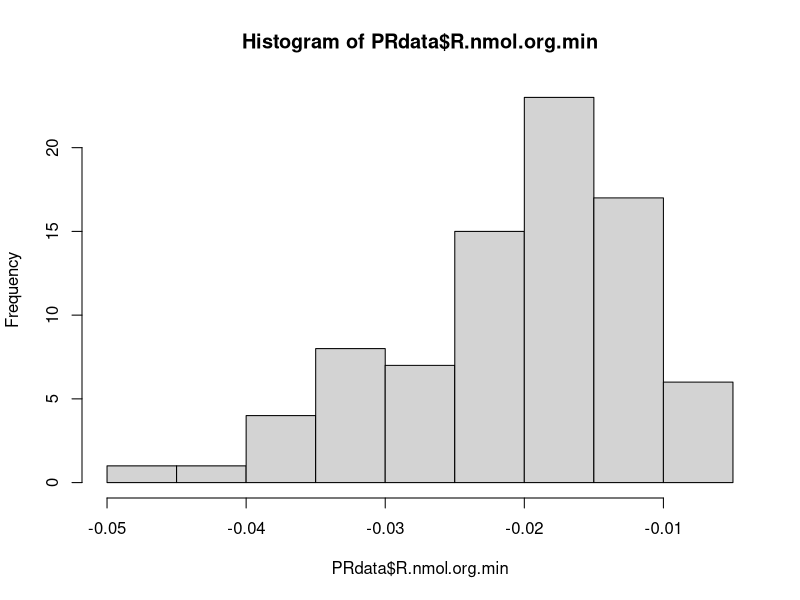
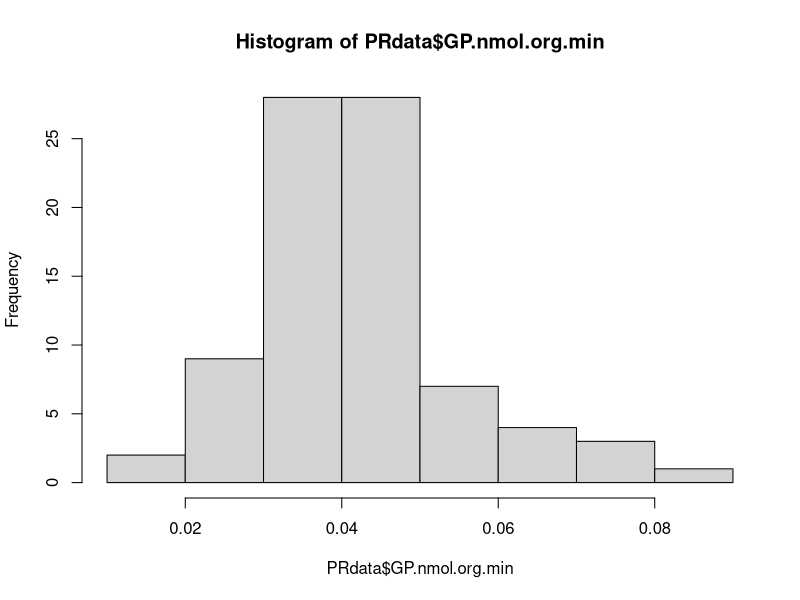
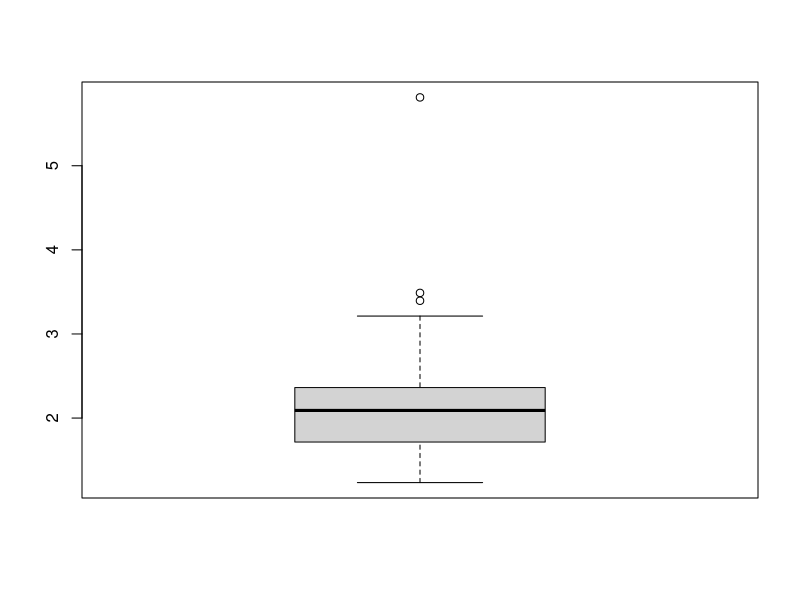
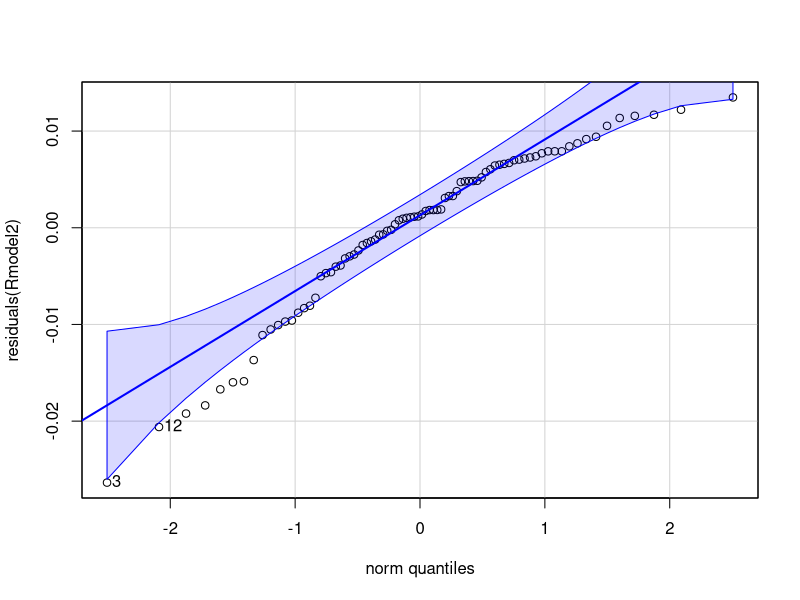
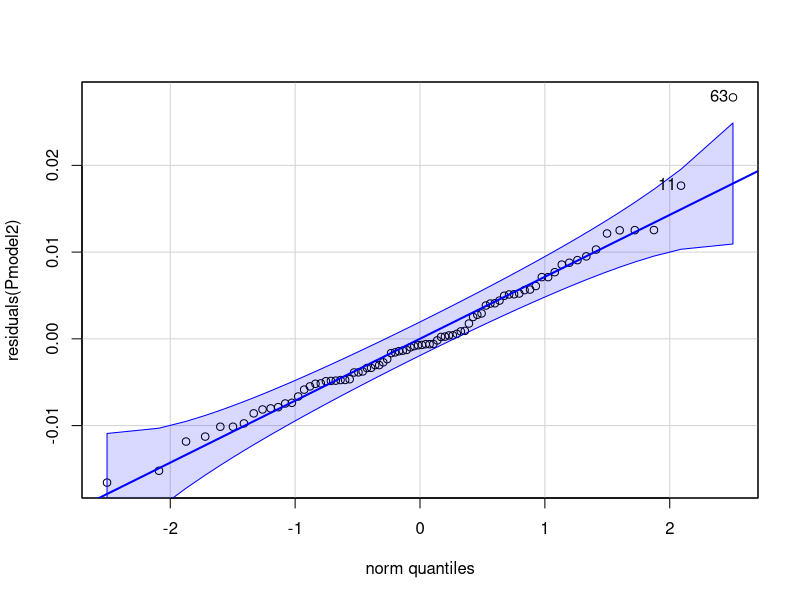
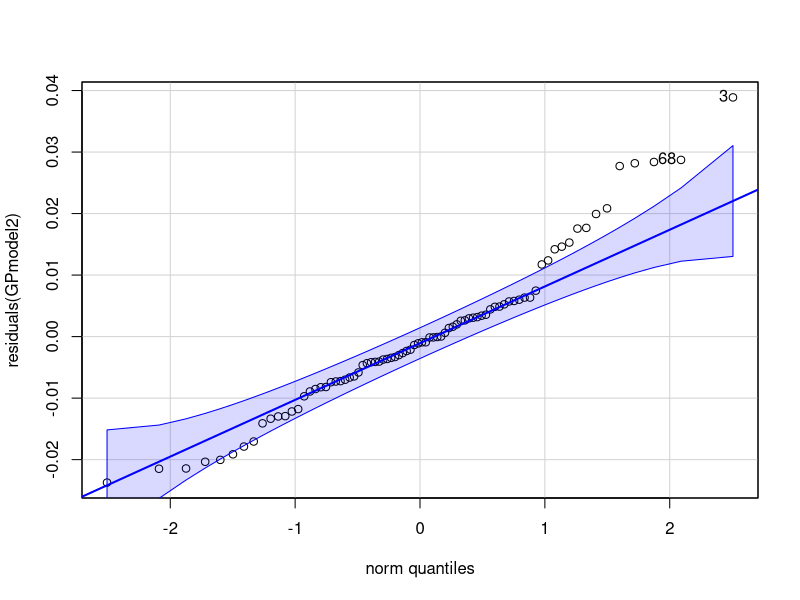
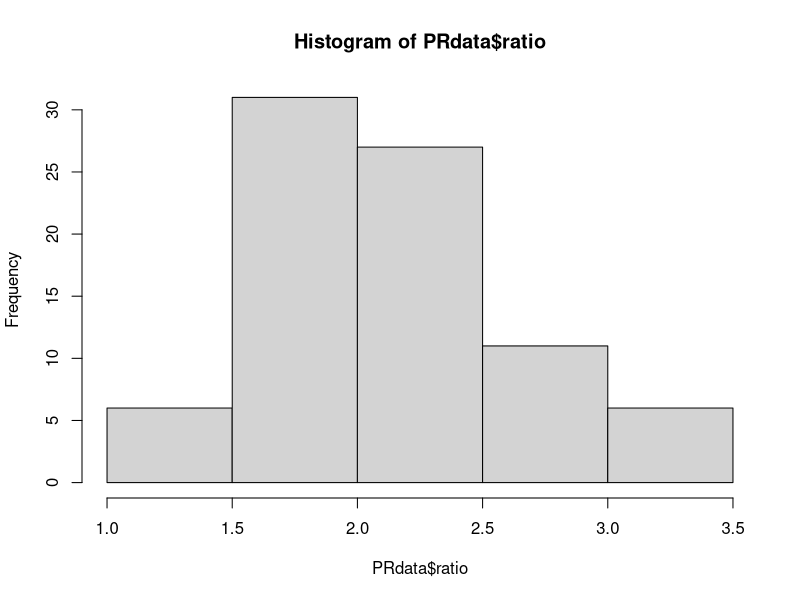
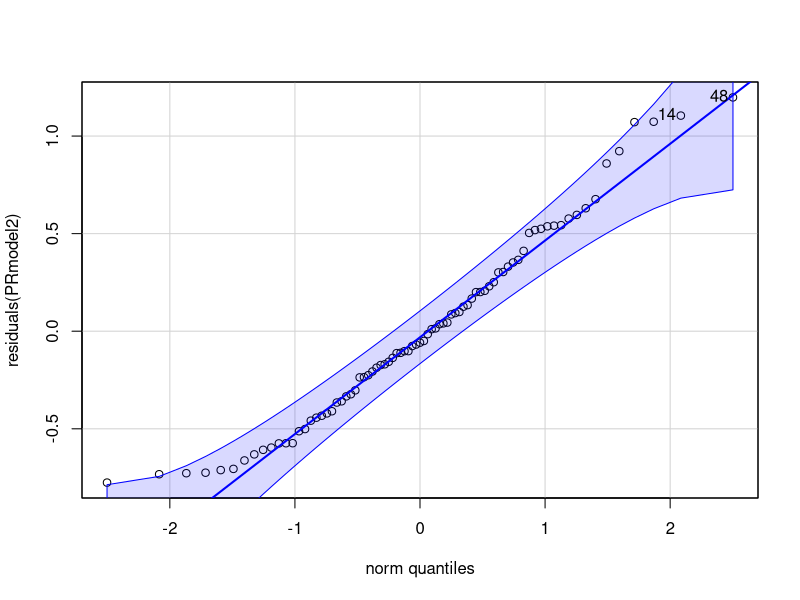

These figures' R source, in order:
## ---- chunk 1
knitr::opts_chunk$set(echo = TRUE, warning = FALSE, message = FALSE)
## ---- chunk 2
## install packages if you dont already have them in your library
if ("tidyverse" %in% rownames(installed.packages()) == 'FALSE') install.packages('tidyverse') 
if ("car" %in% rownames(installed.packages()) == 'FALSE') install.packages('car') 
if ("lme4" %in% rownames(installed.packages()) == 'FALSE') install.packages('lme4') 
if ("lmerTest" %in% rownames(installed.packages()) == 'FALSE') install.packages('lmerTest') 
if ("scales" %in% rownames(installed.packages()) == 'FALSE') install.packages('scales') 
if ("cowplot" %in% rownames(installed.packages()) == 'FALSE') install.packages('cowplot') 
if ("ggplot2" %in% rownames(installed.packages()) == 'FALSE') install.packages('ggplot2') 
if ("effects" %in% rownames(installed.packages()) == 'FALSE') install.packages('effects') 
if ("emmeans" %in% rownames(installed.packages()) == 'FALSE') install.packages('emmeans') 
if ("multcomp" %in% rownames(installed.packages()) == 'FALSE') install.packages('multcomp') 

#load packages
library("ggplot2")
library("tidyverse")
library('car')
library('lme4')
library('lmerTest')
library('scales')
library('cowplot')
library('effects')
library('emmeans')
library('multcomp')
## ---- chunk 3
PRdata<-read.csv("Mcap2021/Output/Respiration/oxygen_P_R_calc.csv") #load data
## ---- chunk 4
#remove all rows of wells that did not have samples or blanks
PRdata<-PRdata[!is.na(PRdata$Type),]

#format columns
PRdata$Temperature<-as.factor(PRdata$Temperature)
PRdata$Plate<-as.factor(PRdata$Plate)
PRdata$Run<-as.factor(PRdata$Run)
## ---- chunk 5
hist(PRdata$R.nmol.org.min)

hist(PRdata$GP.nmol.org.min)
## ---- chunk 6
PRdata<-PRdata%>%
  mutate(R.nmol.org.min=if_else(R.nmol.org.min>=0, 0, R.nmol.org.min))%>%
  mutate(GP.nmol.org.min=if_else(GP.nmol.org.min<=0, 0, GP.nmol.org.min))%>%
  mutate(P.nmol.org.min=if_else(P.nmol.org.min<=0, 0, P.nmol.org.min))
## ---- chunk 7
PRdata$ratio<-PRdata$GP.nmol.org.min/(PRdata$R.nmol.org.min*-1) #calculate ratio with positive values
boxplot(PRdata$ratio)
## ---- chunk 8
PRdata<-PRdata%>%
  mutate(ratio=if_else(ratio>4, NA, ratio))%>%
  mutate(ratio=if_else(ratio<0.1, NA, ratio))
## ---- chunk 9
Rmodel2<-PRdata%>%
  filter(!is.na(R.nmol.org.min))%>%
  
  aov(R.nmol.org.min~Treatment*Temperature, data=.)

summary(Rmodel2)
## ---- chunk 10
qqPlot(residuals(Rmodel2))

PRdata%>%
  filter(!is.na(R.nmol.org.min))%>%

  leveneTest(residuals(Rmodel2)~Treatment*Temperature, data=.)
## ---- chunk 11
Pmodel2<-PRdata%>%
  filter(!is.na(P.nmol.org.min))%>%
  
  aov(P.nmol.org.min~Treatment*Temperature, data=.)

summary(Pmodel2)
## ---- chunk 12
qqPlot(residuals(Pmodel2))

PRdata%>%
  filter(!is.na(P.nmol.org.min))%>%
  
  leveneTest(residuals(Pmodel2)~Treatment*Temperature, data=.)
## ---- chunk 13
GPmodel2<-PRdata%>%
  filter(!is.na(GP.nmol.org.min))%>%
  
  aov(GP.nmol.org.min~Treatment*Temperature, data=.)

summary(GPmodel2)
## ---- chunk 14
qqPlot(residuals(GPmodel2))

PRdata%>%
  filter(!is.na(GP.nmol.org.min))%>%
  
  leveneTest(residuals(GPmodel2)~Treatment*Temperature, data=.)
## ---- chunk 15
hist(PRdata$ratio)
## ---- chunk 16
PRmodel2<-PRdata%>%
  filter(!is.na(ratio))%>%
  
  aov(ratio~Treatment*Temperature, data=.)

summary(PRmodel2)
## ---- chunk 17
qqPlot(residuals(PRmodel2))

PRdata%>%
  filter(!is.na(ratio))%>%
  
  leveneTest(residuals(PRmodel2)~Treatment*Temperature, data=.)
## ---- chunk 18
summary<-PRdata%>%
  group_by(Temperature, Treatment)%>%
  summarise(N=length(R.nmol.org.min),
            Mean_R=mean(R.nmol.org.min*-1, na.rm=TRUE), 
            SE_R=sd(R.nmol.org.min, na.rm=TRUE)/sqrt(length(R.nmol.org.min)),
            Mean_P=mean(P.nmol.org.min, na.rm=TRUE), 
            SE_P=sd(P.nmol.org.min, na.rm=TRUE)/sqrt(length(P.nmol.org.min)),
            Mean_GP=mean(GP.nmol.org.min, na.rm=TRUE), 
            SE_GP=sd(GP.nmol.org.min, na.rm=TRUE)/sqrt(length(GP.nmol.org.min)),
            Mean_PR=mean(ratio, na.rm=TRUE), 
            SE_PR=sd(ratio, na.rm=TRUE)/sqrt(length(ratio)))

summary%>%
  write_csv(., "Mcap2021/Output/Respiration/mean_respiration.csv")
## ---- chunk 19
size<-read_csv("Mcap2021/Output/mean_size.csv")
## ---- chunk 20
PRdata$volume.mm3<-size$mean.vol.mm3[match(PRdata$Treatment, size$treatment)]

PRdata<-PRdata%>%
  mutate(R.nmol.mm3.min=R.nmol.org.min/volume.mm3)%>%
  mutate(P.nmol.mm3.min=P.nmol.org.min/volume.mm3)%>%
  mutate(GP.nmol.mm3.min=GP.nmol.org.min/volume.mm3)%>%
  mutate(ratio.size=GP.nmol.mm3.min/(R.nmol.mm3.min*-1))
## ---- chunk 21
PRdata<-PRdata%>%
  mutate(ratio.size=if_else(ratio.size>4, NA, ratio.size))%>%
  mutate(ratio.size=if_else(ratio.size<0.1, NA, ratio.size))
## ---- chunk 22
Rmodel2<-PRdata%>%
  filter(!is.na(R.nmol.mm3.min))%>%
  aov(R.nmol.mm3.min~Treatment*Temperature, data=.)

summary(Rmodel2)
## ---- chunk 23
PRdata%>%
  group_by(Treatment)%>%
  summarise(mean(R.nmol.mm3.min*-1, na.rm=TRUE))%>%
  rename(mean=`mean(R.nmol.mm3.min * -1, na.rm = TRUE)`)%>%
  pivot_wider(names_from=Treatment, values_from=mean)%>%
  mutate(perc_difference=((High-Ambient)/Ambient)*100)
## ---- chunk 24
qqPlot(residuals(Rmodel2))
leveneTest(residuals(Rmodel2)~Treatment*Temperature, data=PRdata)
## ---- chunk 25
Pmodel2<-aov(P.nmol.mm3.min~Treatment*Temperature, data=PRdata)
summary(Pmodel2)
## ---- chunk 26
qqPlot(residuals(Pmodel2))
leveneTest(residuals(Pmodel2)~Treatment*Temperature, data=PRdata)
## ---- chunk 27
GPmodel2<-aov(GP.nmol.mm3.min~Treatment*Temperature, data=PRdata)
summary(GPmodel2)
## ---- chunk 28
qqPlot(residuals(GPmodel2))
leveneTest(residuals(GPmodel2)~Treatment*Temperature, data=PRdata)
## ---- chunk 29
PRmodel2<-PRdata%>%
  filter(!is.na(ratio.size))%>%
  
  aov(ratio.size~Treatment*Temperature, data=.)

summary(PRmodel2)
## ---- chunk 30
qqPlot(residuals(PRmodel2))

PRdata%>%
  filter(!is.na(ratio.size))%>%
  leveneTest(residuals(PRmodel2)~Treatment*Temperature, data=.)
## ---- chunk 31
summary<-PRdata%>%
  group_by(Temperature, Treatment)%>%
  summarise(N=length(R.nmol.org.min),
            Mean_R=mean(R.nmol.org.min*-1, na.rm=TRUE), 
            SE_R=sd(R.nmol.org.min, na.rm=TRUE)/sqrt(length(R.nmol.org.min)),
            Mean_P=mean(P.nmol.org.min, na.rm=TRUE), 
            SE_P=sd(P.nmol.org.min, na.rm=TRUE)/sqrt(length(P.nmol.org.min)),
            Mean_GP=mean(GP.nmol.org.min, na.rm=TRUE), 
            SE_GP=sd(GP.nmol.org.min, na.rm=TRUE)/sqrt(length(GP.nmol.org.min)),
            Mean_PR=mean(ratio, na.rm=TRUE), 
            SE_PR=sd(ratio, na.rm=TRUE)/sqrt(length(ratio)))

summary%>%
  write_csv(., "Mcap2021/Output/Respiration/mean_respiration.csv")
## ---- chunk 32
r_plot<-PRdata %>%
    group_by(Treatment, Temperature)%>%
    dplyr::summarise(mean=mean(R.nmol.org.min), sd=sd(R.nmol.org.min), N=length(R.nmol.org.min), se=sd/sqrt(N))%>%
    ggplot(., aes(x = as.factor(Temperature), y = mean*-1, group=interaction(Treatment, Temperature))) +
    #geom_hline(yintercept=0, linetype="dashed", color="black", size=0.75)+
    geom_line(position=position_dodge(0.2), size=1.3, aes(color=Treatment, group=Treatment)) +
    geom_point(aes(fill=Treatment, group=interaction(Treatment, Temperature)), pch = 21, size=6, position = position_dodge(0.2)) + 
    geom_errorbar(aes(ymin=(mean*-1)-se, ymax=(mean*-1)+se, group=interaction(Treatment, Temperature)), width=0, linetype="solid", position=position_dodge(0.2), size=1.3, color="black")+
    xlab("Temperature") + 
    scale_fill_manual(name="Rearing Treatment", values=c("blue","red"))+
    scale_color_manual(name="Rearing Treatment", values=c("blue","red"))+
    ylab(expression(bold(paste("R (nmol ", O[2], " larva"^-1, "min"^-1, ")")))) +
    #scale_y_continuous(limits=c(0.5, -0.005), labels = scales::number_format(accuracy = 0.01, decimal.mark = '.'))+
    ylim(0, 0.05)+
    geom_text(x=1.5, y=0.007, label="Treatment p=0.782", color="darkgray", size=6)+
    geom_text(x=1.5, y=0.01, label="Temperature p=0.129", color="darkgray", size=6)+
    geom_text(x=1.5, y=0.004, label="Interaction p=0.614", color="darkgray", size=6)+
    theme_classic() + 
    theme(
      legend.position="none",
      axis.title=element_text(face="bold", size=16),
      axis.text=element_text(size=12, color="black"), 
      legend.title=element_text(face="bold", size=14), 
      legend.text=element_text(size=12)
      ); r_plot

## ---- chunk 33
r_plot_2<-PRdata %>%
    group_by(Treatment, Temperature)%>%
    ggplot(., aes(x = as.factor(Temperature), y = (-1*R.nmol.org.min), group=interaction(Treatment, Temperature))) +
    #geom_hline(yintercept=0, linetype="dashed", color="black", size=0.75)+
    geom_boxplot(aes(color=Treatment, group=interaction(Treatment, Temperature)), outlier.size = 0, position = position_dodge(0.85), lwd=1) +
    geom_point(aes(fill=Treatment, group=interaction(Treatment, Temperature)), pch = 21, size=4, position = position_jitterdodge(0.3)) + 
    xlab("Temperature") + 
    scale_fill_manual(name="Rearing Treatment", values=c("blue","red"))+
    scale_color_manual(name="Rearing Treatment", values=c("blue","red"))+
    ylab(expression(bold(paste("R (nmol ", O[2], " larva"^-1, "min"^-1, ")")))) +
  
  #geom_label(aes(label=paste(Run, Chamber.ID)), position=position_dodge(0.3))+
  
    #scale_y_continuous(limits=c(-0.03, 0.005), labels = scales::number_format(accuracy = 0.01, decimal.mark = '.'))+
    theme_classic() + 
    theme(
      legend.position="none",
      axis.title=element_text(face="bold", size=16),
      axis.text=element_text(size=12, color="black"), 
      legend.title=element_text(face="bold", size=14), 
      legend.text=element_text(size=12)
      ); r_plot_2
## ---- chunk 34
p_plot<-PRdata %>%
    dplyr::group_by(Treatment, Temperature)%>%
    dplyr::summarise(mean=mean(P.nmol.org.min), sd=sd(P.nmol.org.min), N=length(P.nmol.org.min), se=sd/sqrt(N))%>%
    ggplot(., aes(x = as.factor(Temperature), y = mean, group=interaction(Treatment, Temperature))) +
    #geom_hline(yintercept=0, linetype="dashed", color="black", size=0.75)+
    geom_line(position=position_dodge(0.2), size=1.3, aes(color=Treatment, group=Treatment)) +
    geom_point(aes(fill=Treatment, group=interaction(Treatment, Temperature)), pch = 21, size=6, position = position_dodge(0.2)) + 
    geom_errorbar(aes(ymin=mean-se, ymax=mean+se, group=interaction(Treatment, Temperature)), width=0, linetype="solid", position=position_dodge(0.2), size=1.3, color="black")+
    xlab("Temperature") + 
    scale_fill_manual(name="Rearing Treatment", values=c("blue","red"))+
    scale_color_manual(name="Rearing Treatment", values=c("blue","red"))+
    ylab(expression(bold(paste("Net P (nmol ", O[2], " larva"^-1, "min"^-1, ")")))) +
    geom_text(x=1.5, y=0.007, label="Treatment p=0.097", color="darkgray", size=6)+
    geom_text(x=1.5, y=0.01, label="Temperature p=0.339", color="darkgray", size=6)+
    geom_text(x=1.5, y=0.004, label="Interaction p=0.678", color="darkgray", size=6)+
    ylim(0, 0.05) +
    theme_classic() + 
    theme(
      legend.position="none",
      axis.title=element_text(face="bold", size=16),
      axis.text=element_text(size=12, color="black"), 
      legend.title=element_text(face="bold", size=14), 
      legend.text=element_text(size=12)
      ); p_plot

## ---- chunk 35
p_plot_2<-PRdata %>%
    group_by(Treatment, Temperature)%>%
    ggplot(., aes(x = as.factor(Temperature), y = P.nmol.org.min, group=interaction(Treatment, Temperature))) +
    #geom_hline(yintercept=0, linetype="dashed", color="black", size=0.75)+
    geom_boxplot(aes(color=Treatment, group=interaction(Treatment, Temperature)), outlier.size = 0, position = position_dodge(0.85), lwd=1) +
    geom_point(aes(fill=Treatment, group=interaction(Treatment, Temperature)), pch = 21, size=4, position = position_jitterdodge(0.3)) + 
    xlab("Temperature") + 
    scale_fill_manual(name="Rearing Treatment", values=c("blue","red"))+
    scale_color_manual(name="Rearing Treatment", values=c("blue","red"))+
    ylab(expression(bold(paste("Net P (nmol ", O[2], " larva"^-1, "min"^-1, ")")))) +
    #scale_y_continuous(limits=c(-0.03, 0.005), labels = scales::number_format(accuracy = 0.01, decimal.mark = '.'))+
    theme_classic() + 
    theme(
      legend.position="none",
      axis.title=element_text(face="bold", size=16),
      axis.text=element_text(size=12, color="black"), 
      legend.title=element_text(face="bold", size=14), 
      legend.text=element_text(size=12)
      ); p_plot_2
## ---- chunk 36
gp_plot<-PRdata %>%
    dplyr::group_by(Treatment, Temperature)%>%
    dplyr::summarise(mean=mean(GP.nmol.org.min), sd=sd(GP.nmol.org.min), N=length(GP.nmol.org.min), se=sd/sqrt(N))%>%
    ggplot(., aes(x = as.factor(Temperature), y = mean, group=interaction(Treatment, Temperature))) +
    #geom_hline(yintercept=0, linetype="dashed", color="black", size=0.75)+
    geom_line(position=position_dodge(0.2), size=1.3, aes(color=Treatment, group=Treatment)) +
    geom_point(aes(fill=Treatment, group=interaction(Treatment, Temperature)), pch = 21, size=6, position = position_dodge(0.2)) + 
    geom_errorbar(aes(ymin=mean-se, ymax=mean+se, group=interaction(Treatment, Temperature)), width=0, linetype="solid", position=position_dodge(0.2), size=1.3, color="black")+
    xlab("Temperature") + 
    scale_fill_manual(name="Rearing Treatment", values=c("blue","red"))+
    scale_color_manual(name="Rearing Treatment", values=c("blue","red"))+
    ylab(expression(bold(paste("Gross P (nmol ", O[2], " larva"^-1, "min"^-1, ")")))) +
    ylim(0, 0.05) +
    geom_text(x=1.5, y=0.007, label="Treatment p=0.348", color="darkgray", size=6)+
    geom_text(x=1.5, y=0.01, label="Temperature p=0.093", color="darkgray", size=6)+
    geom_text(x=1.5, y=0.004, label="Interaction p=0.479", color="darkgray", size=6)+
    theme_classic() + 
    theme(
      legend.position="none",
      axis.title=element_text(face="bold", size=16),
      axis.text=element_text(size=12, color="black"), 
      legend.title=element_text(face="bold", size=14), 
      legend.text=element_text(size=12)
      ); gp_plot

## ---- chunk 37

gp_plot_2<-PRdata %>%
    group_by(Treatment, Temperature)%>%
    ggplot(., aes(x = as.factor(Temperature), y = GP.nmol.org.min, group=interaction(Treatment, Temperature))) +
    #geom_hline(yintercept=0, linetype="dashed", color="black", size=0.75)+
    geom_boxplot(aes(color=Treatment, group=interaction(Treatment, Temperature)), outlier.size = 0, position = position_dodge(0.85), lwd=1) +
    geom_point(aes(fill=Treatment, group=interaction(Treatment, Temperature)), pch = 21, size=4, position = position_jitterdodge(0.3)) + 
    xlab("Temperature") + 
    scale_fill_manual(name="Rearing Treatment", values=c("blue","red"))+
    scale_color_manual(name="Rearing Treatment", values=c("blue","red"))+
    ylab(expression(bold(paste("Gross P (nmol ", O[2], " larva"^-1, "min"^-1, ")")))) +
    #scale_y_continuous(limits=c(-0.03, 0.005), labels = scales::number_format(accuracy = 0.01, decimal.mark = '.'))+
    theme_classic() + 
    theme(
      legend.position="none",
      axis.title=element_text(face="bold", size=16),
      axis.text=element_text(size=12, color="black"), 
      legend.title=element_text(face="bold", size=14), 
      legend.text=element_text(size=12)
      ); gp_plot_2
## ---- chunk 38
pr_plot<-PRdata %>%
  
    dplyr::group_by(Treatment, Temperature)%>%
    dplyr::summarise(mean=mean(ratio, na.rm=TRUE), sd=sd(ratio, na.rm=TRUE), N=length(ratio), se=sd/sqrt(N))%>%
    ggplot(., aes(x = as.factor(Temperature), y = mean, group=interaction(Treatment, Temperature))) +
    #geom_hline(yintercept=1, linetype="dashed", color="black", size=0.75)+
    geom_line(position=position_dodge(0.2), size=1.3, aes(color=Treatment, group=Treatment)) +
    geom_point(aes(fill=Treatment, group=interaction(Treatment, Temperature)), pch = 21, size=6, position = position_dodge(0.2)) + 
    geom_errorbar(aes(ymin=mean-se, ymax=mean+se, group=interaction(Treatment, Temperature)), width=0, linetype="solid", position=position_dodge(0.2), size=1.3, color="black")+
    xlab("Temperature") + 
    scale_fill_manual(name="Rearing Treatment", values=c("blue","red"))+
    scale_color_manual(name="Rearing Treatment", values=c("blue","red"))+
    ylab(expression(bold(paste("P:R")))) +
    #scale_y_continuous(limits=c(0.8, 3), labels = scales::number_format(accuracy = 0.01, decimal.mark = '.'))+
    ylim(1, 3) +
    geom_text(x=1.5, y=1.28, label="Treatment p=0.054", color="darkgray", size=6)+
    geom_text(x=1.5, y=1.4, label="Temperature p=0.484", color="darkgray", size=6)+
    geom_text(x=1.5, y=1.15, label="Interaction p=0.926", color="darkgray", size=6)+
    theme_classic() + 
    theme(
      legend.position="right",
      axis.title=element_text(face="bold", size=16),
      axis.text=element_text(size=12, color="black"), 
      legend.title=element_text(face="bold", size=14), 
      legend.text=element_text(size=14)
      ); pr_plot

## ---- chunk 39

pr_plot_2<-PRdata %>%

    group_by(Treatment, Temperature)%>%
    ggplot(., aes(x = as.factor(Temperature), y = ratio, group=interaction(Treatment, Temperature))) +
    #geom_hline(yintercept=0, linetype="dashed", color="black", size=0.75)+
    geom_boxplot(aes(color=Treatment, group=interaction(Treatment, Temperature)), outlier.size = 0, position = position_dodge(0.85), lwd=1) +
    geom_point(aes(fill=Treatment, group=interaction(Treatment, Temperature)), pch = 21, size=4, position = position_jitterdodge(0.3)) + 
    xlab("Temperature") + 
    scale_fill_manual(name="Rearing Treatment", values=c("blue","red"))+
    scale_color_manual(name="Rearing Treatment", values=c("blue","red"))+
    ylab(expression(bold(paste("P:R")))) +
    #scale_y_continuous(limits=c(-0.03, 0.005), labels = scales::number_format(accuracy = 0.01, decimal.mark = '.'))+
    theme_classic() + 
    theme(
      legend.position="right",
      axis.title=element_text(face="bold", size=16),
      axis.text=element_text(size=12, color="black"), 
      legend.title=element_text(face="bold", size=14), 
      legend.text=element_text(size=12)
      ); pr_plot_2

## ---- chunk 40
full_fig<-plot_grid(r_plot, p_plot, gp_plot, pr_plot, ncol=4, nrow=1, rel_heights= c(1,1,1,1), rel_widths = c(1,1,1,1.4), label_y=1, align="h", labels=c("A", "B", "C", "D"), label_size=18)

ggsave(filename="Mcap2021/Figures/Respiration/respirometry_fig.png", plot=full_fig, dpi=500, width=18, height=6, units="in")
## ---- chunk 41
r_plot_size<-PRdata %>%
    group_by(Treatment, Temperature)%>%
    dplyr::summarise(mean=mean(R.nmol.mm3.min, na.rm=TRUE), sd=sd(R.nmol.mm3.min, na.rm=TRUE), N=length(R.nmol.mm3.min), se=sd/sqrt(N))%>%
    ggplot(., aes(x = as.factor(Temperature), y = (-1*mean), group=interaction(Treatment, Temperature))) +
    #geom_hline(yintercept=0, linetype="dashed", color="black", size=0.75)+
    geom_line(position=position_dodge(0.2), size=1.3, aes(color=Treatment, group=Treatment)) +
    geom_point(aes(fill=Treatment, group=interaction(Treatment, Temperature)), pch = 21, size=6, position = position_dodge(0.2)) + 
    geom_errorbar(aes(ymin=(-1*mean)-se, ymax=(-1*mean)+se, group=interaction(Treatment, Temperature)), width=0, linetype="solid", position=position_dodge(0.2), size=1.3, color="black")+
    xlab("Temperature") + 
    scale_fill_manual(name="Rearing Treatment", values=c("blue","red"))+
    scale_color_manual(name="Rearing Treatment", values=c("blue","red"))+
    ylab(expression(bold(paste("R (nmol ", O[2], " mm"^-3, "min"^-1, ")")))) +
    #scale_y_continuous(limits=c(0.5, -0.005), labels = scales::number_format(accuracy = 0.01, decimal.mark = '.'))+
    ylim(0, 1.5)+
    geom_text(x=1.5, y=0.14, label="Treatment p=0.034", color="black", size=6)+
    geom_text(x=1.5, y=0.07, label="Temperature p=0.120", color="darkgray", size=6)+
    geom_text(x=1.5, y=0.00, label="Interaction p=0.519", color="darkgray", size=6)+
    theme_classic() + 
    theme(
      legend.position="none",
      axis.title=element_text(face="bold", size=16),
      axis.text=element_text(size=12, color="black"), 
      legend.title=element_text(face="bold", size=14), 
      legend.text=element_text(size=12)
      ); r_plot_size

## ---- chunk 42
r_plot_size_2<-PRdata %>%
    group_by(Treatment, Temperature)%>%
    ggplot(., aes(x = as.factor(Temperature), y = abs(R.nmol.mm3.min), group=interaction(Treatment, Temperature))) +
    #geom_hline(yintercept=0, linetype="dashed", color="black", size=0.75)+
    geom_boxplot(aes(color=Treatment, group=interaction(Treatment, Temperature)), outlier.size = 0, position = position_dodge(0.85), lwd=1) +
    geom_point(aes(fill=Treatment, group=interaction(Treatment, Temperature)), pch = 21, size=4, position = position_jitterdodge(0.3)) + 
    xlab("Temperature") + 
    scale_fill_manual(name="Rearing Treatment", values=c("blue","red"))+
    scale_color_manual(name="Rearing Treatment", values=c("blue","red"))+
    ylab(expression(bold(paste("R (nmol ", O[2], " mm"^-3, "min"^-1, ")")))) +
    #scale_y_continuous(limits=c(-0.03, 0.005), labels = scales::number_format(accuracy = 0.01, decimal.mark = '.'))+
    #geom_label(aes(label=paste(Run, Chamber.ID)), position=position_dodge(0.3))+
    theme_classic() + 
    theme(
      legend.position="none",
      axis.title=element_text(face="bold", size=16),
      axis.text=element_text(size=12, color="black"), 
      legend.title=element_text(face="bold", size=14), 
      legend.text=element_text(size=12)
      ); r_plot_size_2
## ---- chunk 43
p_plot_size<-PRdata %>%
    dplyr::group_by(Treatment, Temperature)%>%
    dplyr::summarise(mean=mean(P.nmol.mm3.min), sd=sd(P.nmol.mm3.min), N=length(P.nmol.mm3.min), se=sd/sqrt(N))%>%
    ggplot(., aes(x = as.factor(Temperature), y = mean, group=interaction(Treatment, Temperature))) +
    #geom_hline(yintercept=0, linetype="dashed", color="black", size=0.75)+
    geom_line(position=position_dodge(0.2), size=1.3, aes(color=Treatment, group=Treatment)) +
    geom_point(aes(fill=Treatment, group=interaction(Treatment, Temperature)), pch = 21, size=6, position = position_dodge(0.2)) + 
    geom_errorbar(aes(ymin=mean-se, ymax=mean+se, group=interaction(Treatment, Temperature)), width=0, linetype="solid", position=position_dodge(0.2), size=1.3, color="black")+
    xlab("Temperature") + 
    scale_fill_manual(name="Rearing Treatment", values=c("blue","red"))+
    scale_color_manual(name="Rearing Treatment", values=c("blue","red"))+
    ylab(expression(bold(paste("Net P (nmol ", O[2], " mm"^-3, "min"^-1, ")")))) +
    geom_text(x=1.5, y=0.14, label="Treatment p=0.620", color="darkgray", size=6)+
    geom_text(x=1.5, y=0.07, label="Temperature p=0.334", color="darkgray", size=6)+
    geom_text(x=1.5, y=0.00, label="Interaction p=0.625", color="darkgray", size=6)+
    ylim(0, 1.5) +
    theme_classic() + 
    theme(
      legend.position="none",
      axis.title=element_text(face="bold", size=16),
      axis.text=element_text(size=12, color="black"), 
      legend.title=element_text(face="bold", size=14), 
      legend.text=element_text(size=12)
      ); p_plot_size

## ---- chunk 44
p_plot_size_2<-PRdata %>%
    group_by(Treatment, Temperature)%>%
    ggplot(., aes(x = as.factor(Temperature), y = P.nmol.mm3.min, group=interaction(Treatment, Temperature))) +
    #geom_hline(yintercept=0, linetype="dashed", color="black", size=0.75)+
    geom_boxplot(aes(color=Treatment, group=interaction(Treatment, Temperature)), outlier.size = 0, position = position_dodge(0.85), lwd=1) +
    geom_point(aes(fill=Treatment, group=interaction(Treatment, Temperature)), pch = 21, size=4, position = position_jitterdodge(0.3)) + 
    xlab("Temperature") + 
    scale_fill_manual(name="Rearing Treatment", values=c("blue","red"))+
    scale_color_manual(name="Rearing Treatment", values=c("blue","red"))+
    ylab(expression(bold(paste("Net P (nmol ", O[2], " mm"^-3, "min"^-1, ")")))) +
    #scale_y_continuous(limits=c(-0.03, 0.005), labels = scales::number_format(accuracy = 0.01, decimal.mark = '.'))+
    theme_classic() + 
    theme(
      legend.position="none",
      axis.title=element_text(face="bold", size=16),
      axis.text=element_text(size=12, color="black"), 
      legend.title=element_text(face="bold", size=14), 
      legend.text=element_text(size=12)
      ); p_plot_size_2
## ---- chunk 45
gp_size_plot<-PRdata %>%
    dplyr::group_by(Treatment, Temperature)%>%
    dplyr::summarise(mean=mean(GP.nmol.mm3.min), sd=sd(GP.nmol.mm3.min), N=length(GP.nmol.mm3.min), se=sd/sqrt(N))%>%
    ggplot(., aes(x = as.factor(Temperature), y = mean, group=interaction(Treatment, Temperature))) +
    #geom_hline(yintercept=0, linetype="dashed", color="black", size=0.75)+
    geom_line(position=position_dodge(0.2), size=1.3, aes(color=Treatment, group=Treatment)) +
    geom_point(aes(fill=Treatment, group=interaction(Treatment, Temperature)), pch = 21, size=6, position = position_dodge(0.2)) + 
    geom_errorbar(aes(ymin=mean-se, ymax=mean+se, group=interaction(Treatment, Temperature)), width=0, linetype="solid", position=position_dodge(0.2), size=1.3, color="black")+
    xlab("Temperature") + 
    scale_fill_manual(name="Rearing Treatment", values=c("blue","red"))+
    scale_color_manual(name="Rearing Treatment", values=c("blue","red"))+
    ylab(expression(bold(paste("Gross P (nmol ", O[2], " mm"^-3, "min"^-1, ")")))) +
    ylim(0, 1.5) +
    geom_text(x=1.5, y=0.14, label="Treatment p=0.133", color="darkgray", size=6)+
    geom_text(x=1.5, y=0.07, label="Temperature p=0.089", color="darkgray", size=6)+
    geom_text(x=1.5, y=0.0, label="Interaction p=0.398", color="darkgray", size=6)+
    theme_classic() + 
    theme(
      legend.position="none",
      axis.title=element_text(face="bold", size=16),
      axis.text=element_text(size=12, color="black"), 
      legend.title=element_text(face="bold", size=14), 
      legend.text=element_text(size=12)
      ); gp_size_plot

## ---- chunk 46
gp_plot_size_2<-PRdata %>%
    group_by(Treatment, Temperature)%>%
    ggplot(., aes(x = as.factor(Temperature), y = GP.nmol.mm3.min, group=interaction(Treatment, Temperature))) +
    #geom_hline(yintercept=0, linetype="dashed", color="black", size=0.75)+
    geom_boxplot(aes(color=Treatment, group=interaction(Treatment, Temperature)), outlier.size = 0, position = position_dodge(0.85), lwd=1) +
    geom_point(aes(fill=Treatment, group=interaction(Treatment, Temperature)), pch = 21, size=4, position = position_jitterdodge(0.3)) + 
    xlab("Temperature") + 
    scale_fill_manual(name="Rearing Treatment", values=c("blue","red"))+
    scale_color_manual(name="Rearing Treatment", values=c("blue","red"))+
    ylab(expression(bold(paste("Gross P (nmol ", O[2], " mm"^-3, "min"^-1, ")")))) +
    #scale_y_continuous(limits=c(-0.03, 0.005), labels = scales::number_format(accuracy = 0.01, decimal.mark = '.'))+
    theme_classic() + 
    theme(
      legend.position="none",
      axis.title=element_text(face="bold", size=16),
      axis.text=element_text(size=12, color="black"), 
      legend.title=element_text(face="bold", size=14), 
      legend.text=element_text(size=12)
      ); gp_plot_size_2
## ---- chunk 47
pr_size_plot<-PRdata %>%

    dplyr::group_by(Treatment, Temperature)%>%
    dplyr::summarise(mean=mean(ratio.size, na.rm=TRUE), sd=sd(ratio.size, na.rm=TRUE), N=length(ratio.size), se=sd/sqrt(N))%>%
    ggplot(., aes(x = as.factor(Temperature), y = mean, group=interaction(Treatment, Temperature))) +
    #geom_hline(yintercept=1, linetype="dashed", color="black", size=0.75)+
    geom_line(position=position_dodge(0.2), size=1.3, aes(color=Treatment, group=Treatment)) +
    geom_point(aes(fill=Treatment, group=interaction(Treatment, Temperature)), pch = 21, size=6, position = position_dodge(0.2)) + 
    geom_errorbar(aes(ymin=mean-se, ymax=mean+se, group=interaction(Treatment, Temperature)), width=0, linetype="solid", position=position_dodge(0.2), size=1.3, color="black")+
    xlab("Temperature") + 
    scale_fill_manual(name="Rearing Treatment", values=c("blue","red"))+
    scale_color_manual(name="Rearing Treatment", values=c("blue","red"))+
    ylab(expression(bold(paste("P:R")))) +
    #scale_y_continuous(limits=c(0.8, 3), labels = scales::number_format(accuracy = 0.01, decimal.mark = '.'))+
    ylim(1, 2.8) +
    geom_text(x=1.5, y=1.18, label="Treatment p=0.054", color="darkgray", size=6)+
    geom_text(x=1.5, y=1.09, label="Temperature p=0.484", color="darkgray", size=6)+
    geom_text(x=1.5, y=1, label="Interaction p=0.926", color="darkgray", size=6)+
    theme_classic() + 
    theme(
      legend.position="right",
      axis.title=element_text(face="bold", size=16),
      axis.text=element_text(size=12, color="black"), 
      legend.title=element_text(face="bold", size=14), 
      legend.text=element_text(size=14)
      ); pr_size_plot

## ---- chunk 48
pr_plot_size_2<-PRdata %>%

    group_by(Treatment, Temperature)%>%
    ggplot(., aes(x = as.factor(Temperature), y = ratio.size, group=interaction(Treatment, Temperature))) +
    #geom_hline(yintercept=0, linetype="dashed", color="black", size=0.75)+
    geom_boxplot(aes(color=Treatment, group=interaction(Treatment, Temperature)), outlier.size = 0, position = position_dodge(0.85), lwd=1) +
    geom_point(aes(fill=Treatment, group=interaction(Treatment, Temperature)), pch = 21, size=4, position = position_jitterdodge(0.3)) + 
    xlab("Temperature") + 
    scale_fill_manual(name="Rearing Treatment", values=c("blue","red"))+
    scale_color_manual(name="Rearing Treatment", values=c("blue","red"))+
    ylab(expression(bold(paste("P:R")))) +
    #scale_y_continuous(limits=c(-0.03, 0.005), labels = scales::number_format(accuracy = 0.01, decimal.mark = '.'))+
    theme_classic() + 
    theme(
      legend.position="right",
      axis.title=element_text(face="bold", size=16),
      axis.text=element_text(size=12, color="black"), 
      legend.title=element_text(face="bold", size=14), 
      legend.text=element_text(size=12)
      ); pr_plot_size_2
## ---- chunk 49
full_fig_size<-plot_grid(r_plot_size, p_plot_size, gp_size_plot, pr_size_plot, ncol=4, nrow=1, rel_heights= c(1,1,1,1), rel_widths = c(1,1,1,1.4), label_y=1, align="h", labels=c("A", "B", "C", "D"), label_size=18)

ggsave(filename="Mcap2021/Figures/Respiration/respirometry_size_fig.png", plot=full_fig_size, dpi=500, width=18, height=6, units="in")
ggsave(filename="Mcap2021/Figures/Respiration/respirometry_size_fig.pdf", plot=full_fig_size, dpi=500, width=18, height=6, units="in")
